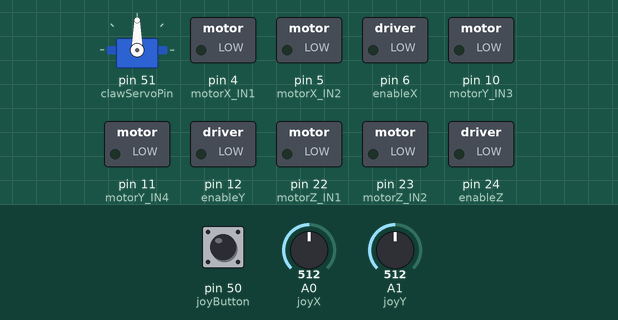
Recording of a sketch running on a simulated Arduino Mega 2560, built with avr-gcc and run on an emulated ATmega2560. On the bench: servo, switched loads named in the sketch (green lamp = pin HIGH). Dashed ring = blinking. The inputs (shaded band) are chosen by the test bench; at power-on: pin 50 (joyButton) HIGH, A0 (joyX) = 512, A1 (joyY) = 512.

Above: at 1.2 s.
1.3 s: pin 50 (joyButton) pulled LOW for 0.15 s
At 1.8 s:
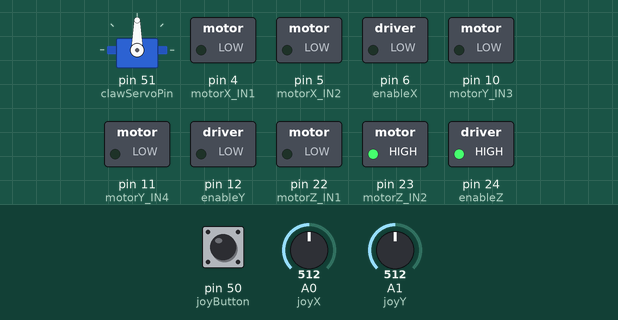
4.4 s: A0 (joyX) set to 716
At 7.2 s:
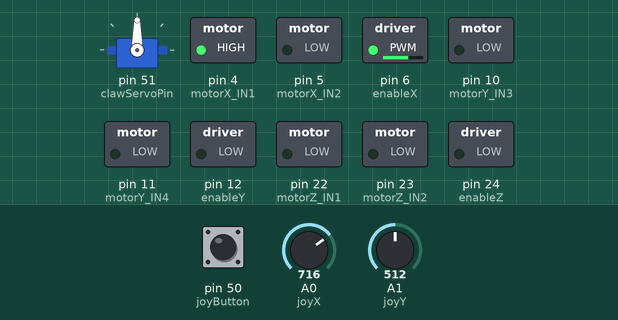
7.4 s: A1 (joyY) set to 716
At 8.5 s:
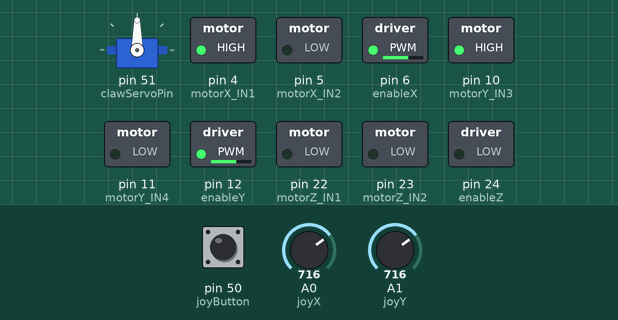
8.9 s: A0 (joyX) set to 900
At 10.0 s:
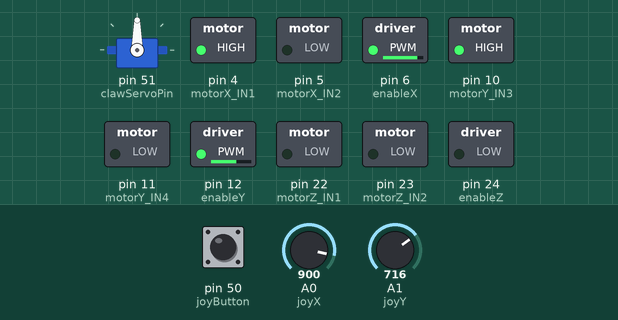
10.4 s: A1 (joyY) set to 900
At 11.6 s:
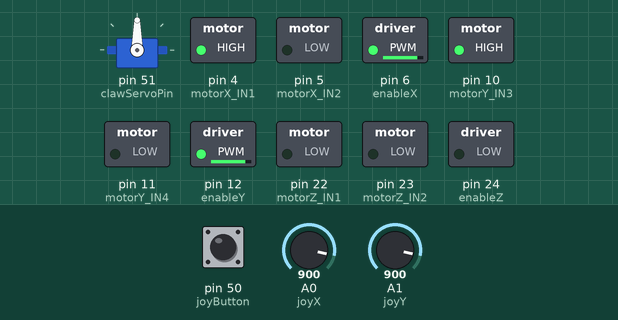
11.9 s: pin 50 (joyButton) pulled LOW for 1 s
At 13.2 s:
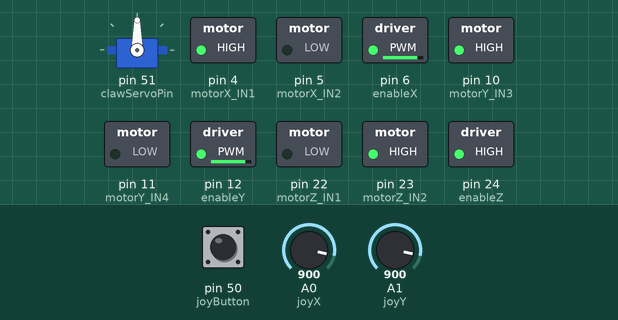
Timing chart, 0 to 16.9 s (numbered marks = the images above; inputs shaded):
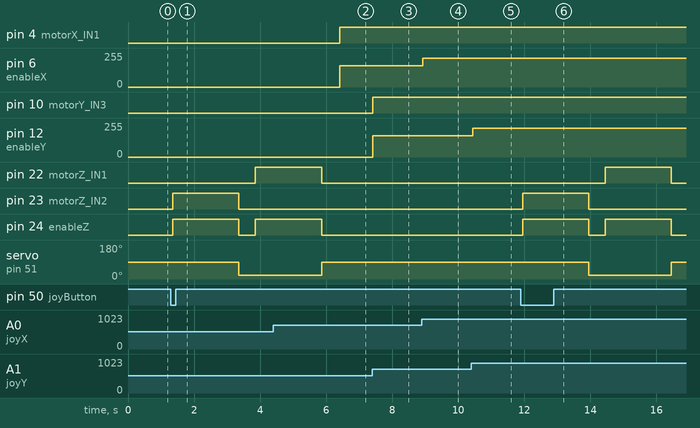

Measured:
- after the input at 1.3 s, pin 22 (motorZ_IN1): LOW → HIGH after 2.6 s; pin 23 (motorZ_IN2): LOW → HIGH after 0.06 s, → LOW 2.0 s later; pin 24 (enableZ): LOW → HIGH after 0.06 s, → LOW 2.0 s later, → HIGH 0.50 s later; servo on pin 51 (clawServoPin): 90° → 20° after 2.1 s
- after the input at 4.4 s, pin 4 (motorX_IN1): LOW → HIGH after 2.0 s; pin 6 (enableX): 0/255 → 161/255 after 2.0 s
- after the input at 7.4 s, pin 10 (motorY_IN3): LOW → HIGH at once; pin 12 (enableY): 0/255 → 161/255 at once
- after the input at 8.9 s, pin 6 (enableX): 161/255 → 217/255 at once
- after the input at 10.4 s, pin 12 (enableY): 161/255 → 217/255 at once
- after the input at 11.9 s, pin 22 (motorZ_IN1): LOW → HIGH after 2.6 s, → LOW 2.0 s later; pin 23 (motorZ_IN2): LOW → HIGH after 0.05 s, → LOW 2.0 s later; pin 24 (enableZ): alternates HIGH for 2.0 s and LOW for 0.50 s, starting after 0.05 s; servo on pin 51 (clawServoPin): 90° → 20° after 2.1 s, → 90° 2.5 s later

The sketch:

ArcClawFinal.ino
```cpp
#include <Servo.h>

// Motor Driver Pins (L298N) for X and Y motors (shared driver)
const int motorX_IN1 = 4;
const int motorX_IN2 = 5;
const int motorY_IN3 = 10;
const int motorY_IN4 = 11;
const int enableX = 6;
const int enableY = 12;

// Motor Driver Pins for Z-axis
const int motorZ_IN1 = 22;
const int motorZ_IN2 = 23;
const int enableZ = 24;

// Servo Pin for Claw
const int clawServoPin = 51;
Servo clawServo;

// Joystick Pins
const int joyX = A0;
const int joyY = A1;
const int joyButton = 50;

// Speed Limits
const int speedMin = 100;
const int speedMax = 255;

// Servo Angles
const int clawOpen = 90;
const int clawClose = 20;

// Joystick Deadzone
const int deadZone = 50;

void setup()
{
  pinMode(motorX_IN1, OUTPUT);
  pinMode(motorX_IN2, OUTPUT);
  pinMode(motorY_IN3, OUTPUT);
  pinMode(motorY_IN4, OUTPUT);
  pinMode(enableX, OUTPUT);
  pinMode(enableY, OUTPUT);

  pinMode(motorZ_IN1, OUTPUT);
  pinMode(motorZ_IN2, OUTPUT);
  pinMode(enableZ, OUTPUT);
  pinMode(joyButton, INPUT_PULLUP);

  clawServo.attach(clawServoPin);
  clawServo.write(clawOpen);

  Serial.begin(9600);
}

void moveMotor(int enablePin, int IN1, int IN2, int speed, bool forward)
{
  analogWrite(enablePin, speed);
  digitalWrite(IN1, forward ? HIGH : LOW);
  digitalWrite(IN2, forward ? LOW : HIGH);
}

void stopMotor(int enablePin, int IN1, int IN2)
{
  analogWrite(enablePin, 0);
  digitalWrite(IN1, LOW);
  digitalWrite(IN2, LOW);
}

void controlClaw(bool close)
{
  clawServo.write(close ? clawClose : clawOpen);
  delay(500);
}

void loop()
{
  int xValue = analogRead(joyX);
  int yValue = analogRead(joyY);
  bool buttonPressed = digitalRead(joyButton) == LOW;

  // Dynamically adjust speed
  int speedX = map(abs(xValue - 512), 0, 512, speedMin, speedMax);
  int speedY = map(abs(yValue - 512), 0, 512, speedMin, speedMax);

  // X-axis control with deadzone
  if (xValue > 512 + deadZone)
  {
    moveMotor(enableX, motorX_IN1, motorX_IN2, speedX, true);
  }
  else if (xValue < 512 - deadZone)
  {
    moveMotor(enableX, motorX_IN1, motorX_IN2, speedX, false);
  }
  else
  {
    stopMotor(enableX, motorX_IN1, motorX_IN2);
  }

  // Y-axis control with deadzone
  if (yValue > 512 + deadZone)
  {
    moveMotor(enableY, motorY_IN3, motorY_IN4, speedY, true);
  }
  else if (yValue < 512 - deadZone)
  {
    moveMotor(enableY, motorY_IN3, motorY_IN4, speedY, false);
  }
  else
  {
    stopMotor(enableY, motorY_IN3, motorY_IN4);
  }

  // Z-axis and claw control with button debounce
  static bool lastButtonState = HIGH;
  if (buttonPressed && lastButtonState == HIGH)
  {
    // Move Z Down
    moveMotor(enableZ, motorZ_IN1, motorZ_IN2, speedMax, false);
    delay(2000);
    stopMotor(enableZ, motorZ_IN1, motorZ_IN2);

    // Close Claw
    controlClaw(true);

    // Move Z Up
    moveMotor(enableZ, motorZ_IN1, motorZ_IN2, speedMax, true);
    delay(2000);
    stopMotor(enableZ, motorZ_IN1, motorZ_IN2);

    // Open Claw
    controlClaw(false);
  }
  lastButtonState = buttonPressed;

  delay(50); // Short delay for responsiveness
}
```
